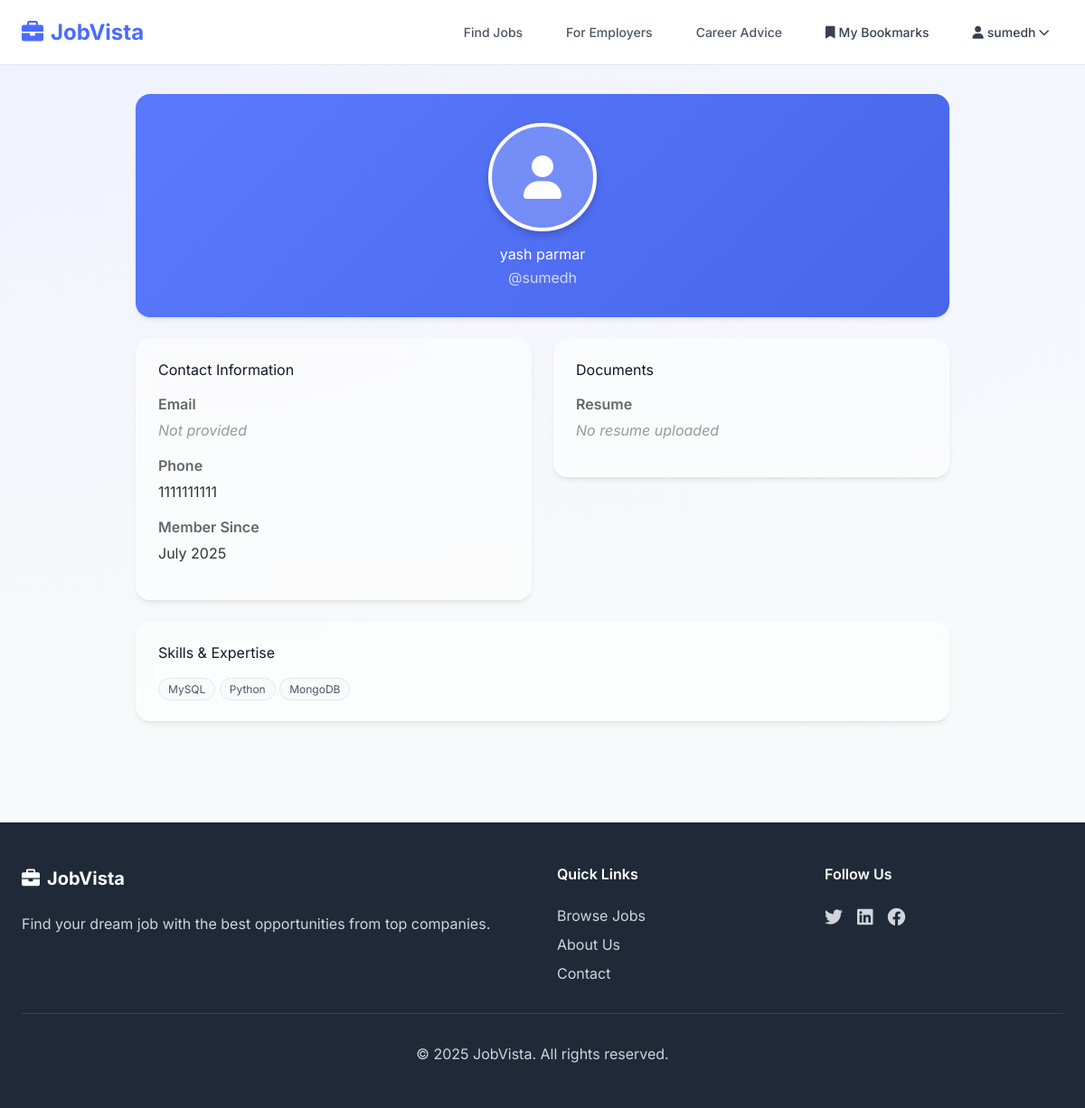
/profile/ (signed in), run on an earlier commit of the app's database.
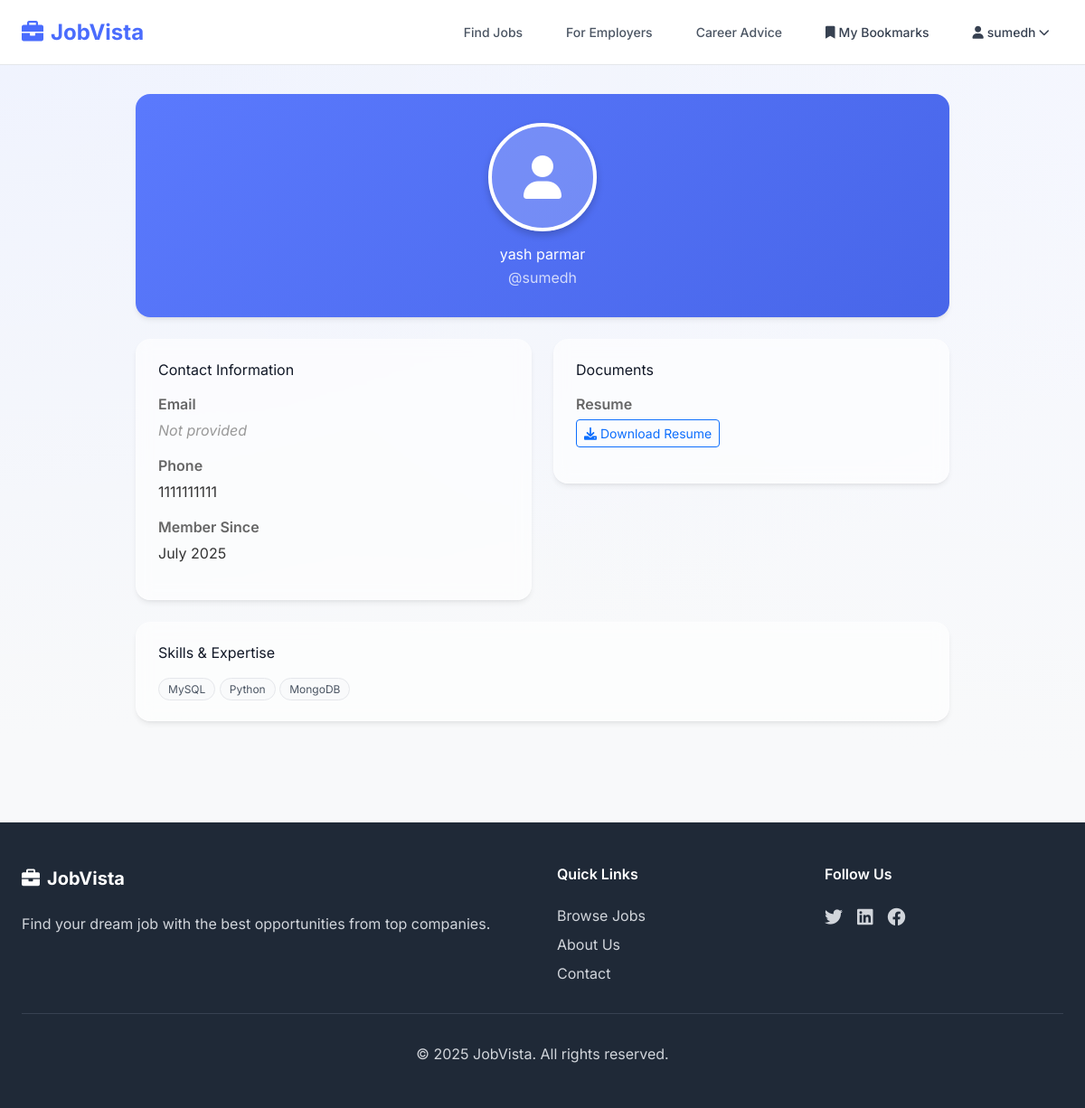
And on a later commit of the database.
### accounts/views.py (the view)
# urls.py: path('profile/', profile_view, name='profile_view'),
@login_required
def profile_view(request):
    try:
        profile = request.user.userprofile
    except UserProfile.DoesNotExist:
        messages.info(request, 'Please complete your profile first.')
        return redirect('profile_edit')
    skills_list = []
    if profile.skills:
        skills_list = [skill.strip() for skill in profile.skills.split(',') if skill.strip()]
    context = {
        'profile': profile,
        'skills_list': skills_list
    }
    return render(request, 'accounts/profile_view.html', context)

### templates/accounts/profile_view.html (shortened to what the changed rows need)
{% extends 'base.html' %}
{% block content %}
<div class="w-full px-6 lg:px-10 py-8" style="background: radial-gradient(1600px 900px at -10% -20%, #EEF2FF, transparent), radial-gradient(1400px 800px at 120% 0%, #F5F7FF, transparent);">
  <div class="max-w-5xl mx-auto">
    <div class="profile-container">
            <div class="profile-header text-center card-shadow">
                <h2 class="mb-1">
                    {% if profile.first_name or profile.last_name %}
                        {{ profile.first_name }} {{ profile.last_name }}
                    {% else %}
                        {{ profile.user.username }}
                    {% endif %}
                </h2>
            </div>
            <div class="grid grid-cols-1 md:grid-cols-2 gap-4">
                <div>
                    <div class="profile-section">
                        <div class="info-item">
                            <div class="info-value">
                                {% if profile.resume %}
                                    <a href="{{ profile.resume.url }}" target="_blank" class="btn btn-outline-primary btn-sm">
                                        <i class="fas fa-download"></i> Download Resume
                                    </a>
                                {% else %}
                                    <span class="no-data">No resume uploaded</span>
                                {% endif %}
                            </div>
                        </div>
                    </div>
                </div>
            </div>
        </div>
  </div>
</div>
{% endblock %}

What changed in the data, as far as the page shows it:
changed UserProfile "yash": resume empty → "user_1/resume.pdf" (drawn)
Also different on the page:
text no longer shown: "No resume uploaded"
text now shown: "Download Resume"
